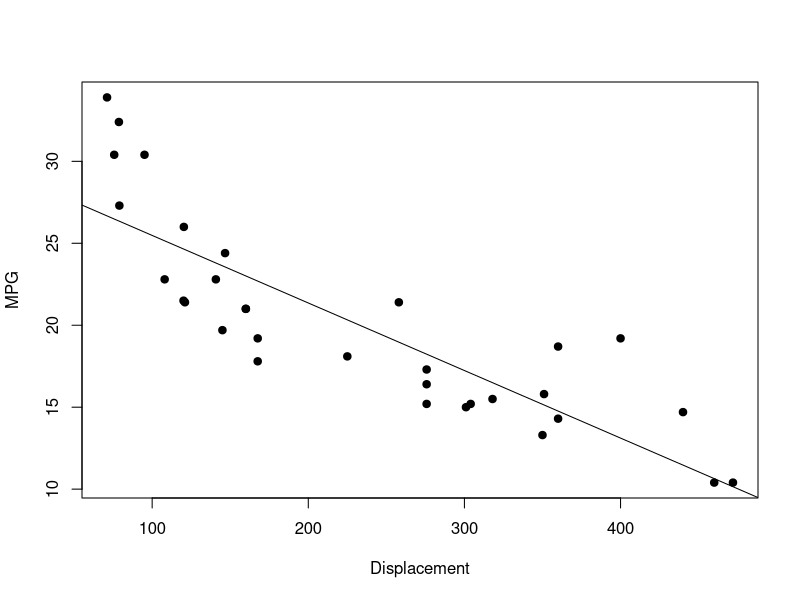
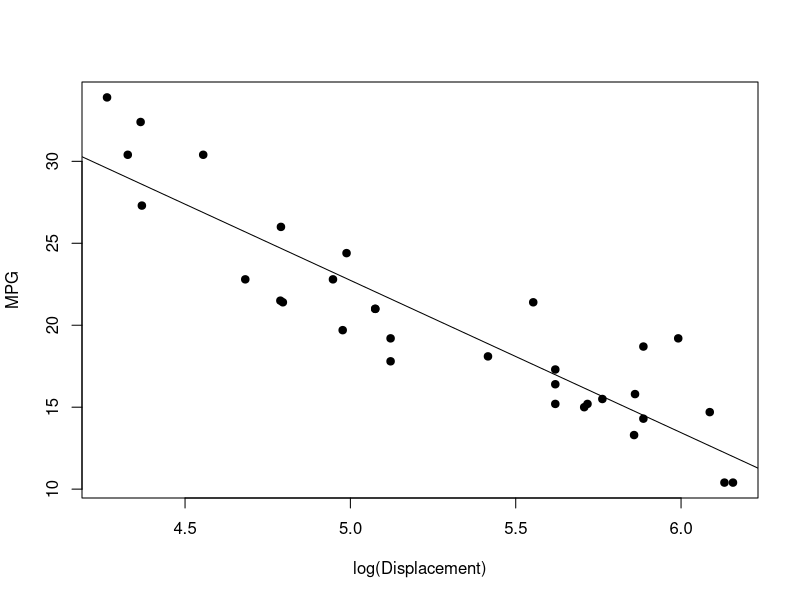
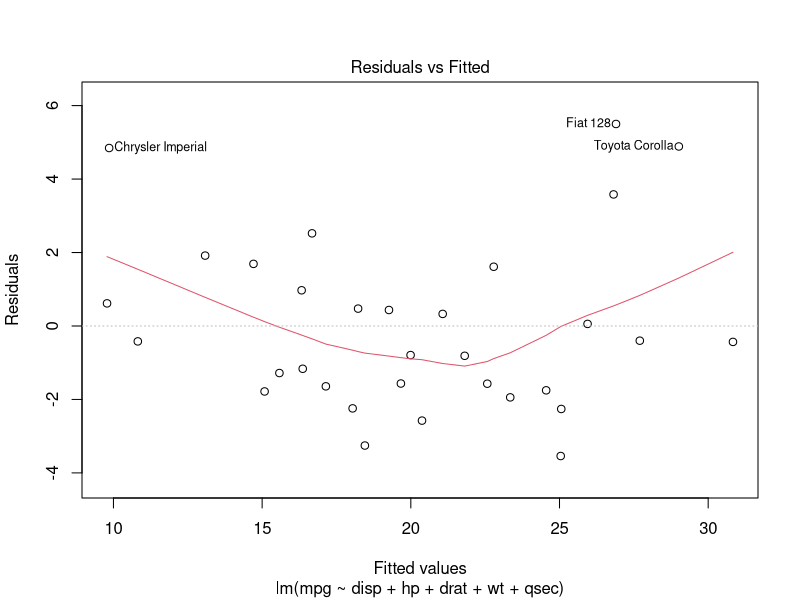
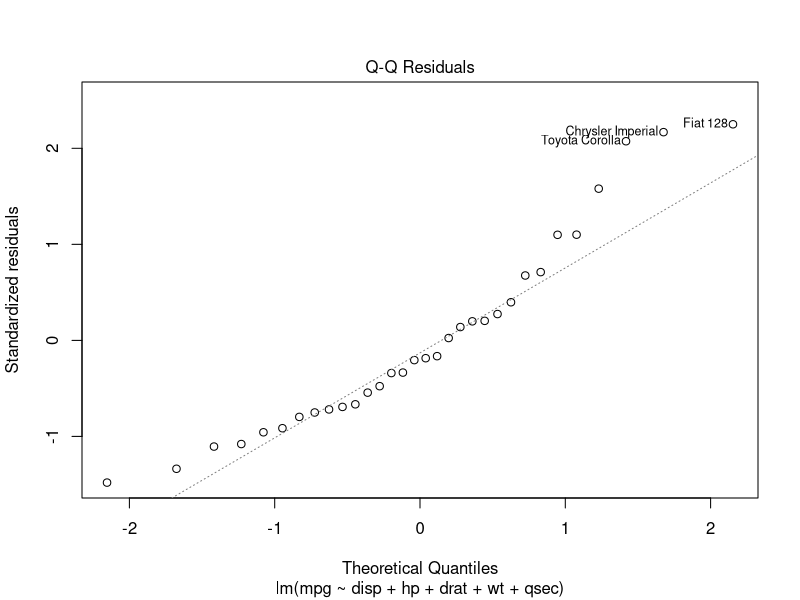
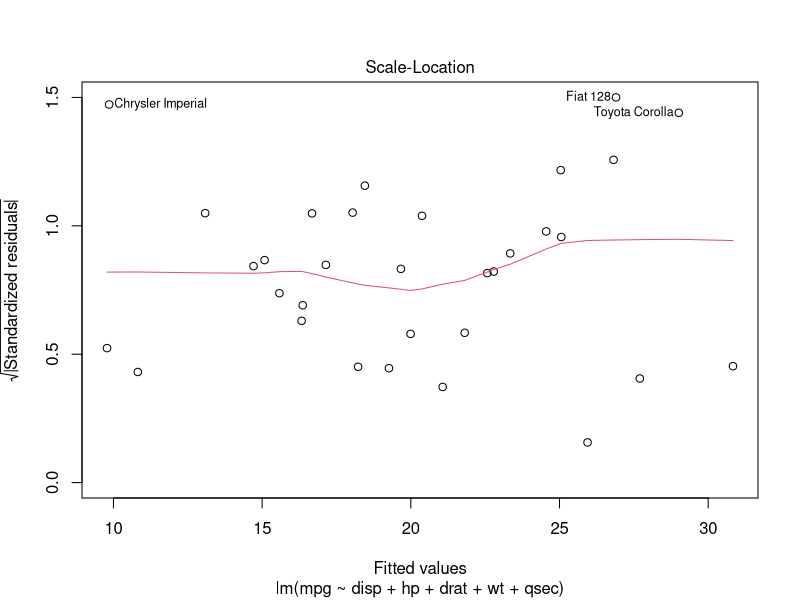
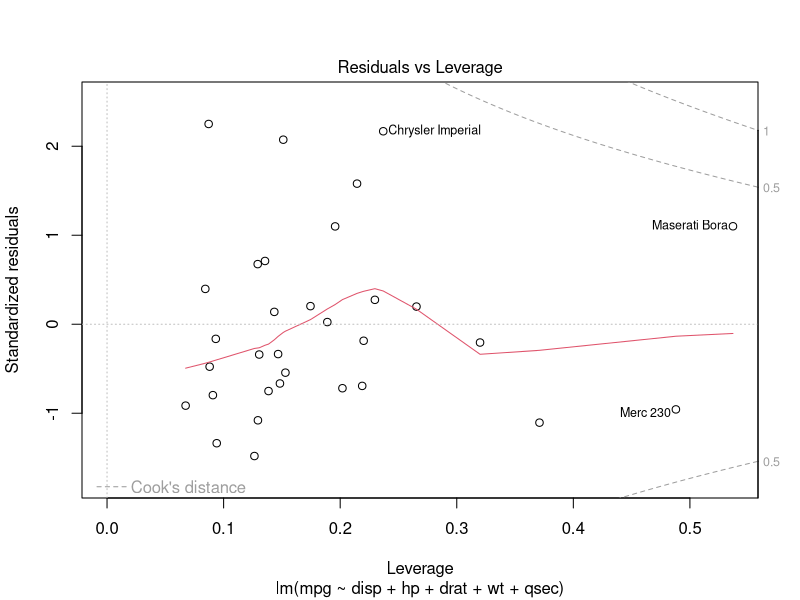
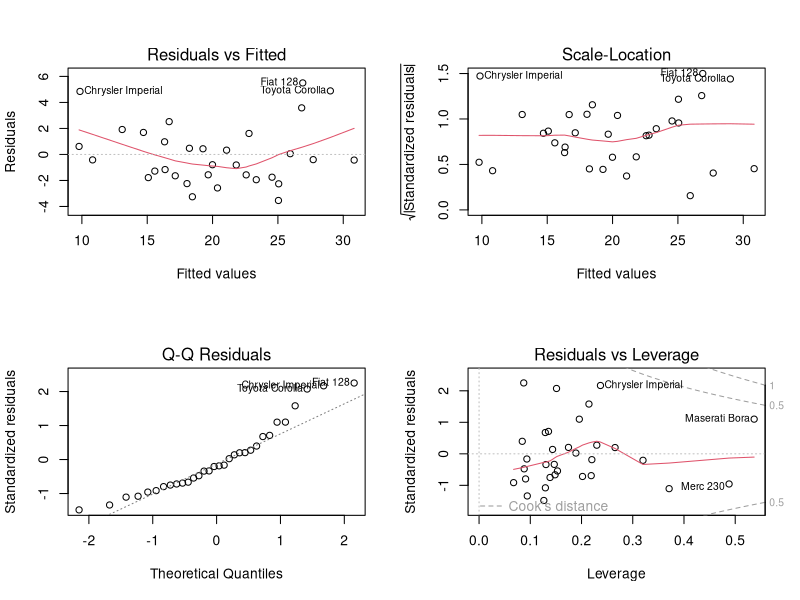
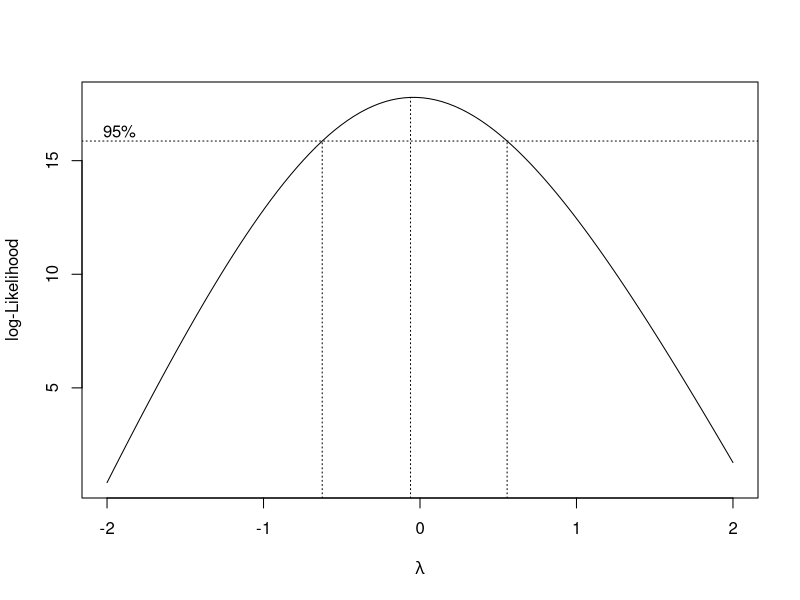

R code for these plots, in order:

################################################################################
### SCRUM CLUB!!!
### Week 4: Loops, functions and regression in R
### 17.01.2018


### Loops
# if / else loop, tests the logical information in the "if" section. If it is 
# TRUE, than R executes the command.

# a simple if statement.
x <- 5
if(x < 10) {  # here we are testing the if statement. If it is correct, the commands un the curly brackets will be run.
  print("smaller than 10")
}

# if the statement is not lead to a TRUE, the commands in the if statement will be ignored.
x <- 15
if(x < 10) {  
  print("smaller than 10")
}

# an if statement with else.
x <- 5
if(x <= 36) {   
  print("section01")
} else {  # the first bracket closes the first if part, and "else" next to it accepts the mutual conditions.
  print("section02")
}

# adding else if command for testing more statements.
x <- 42
if(x > 0 & x <= 36) { 
  print("section01")
} else if(x > 36 & x <= 56) {	# You may add more than one condition with "else if"
  print("section02")
} else {
  print("not in the class")
}

x <- 60
if(x > 0 & x <= 36) { 
  print("section01")
} else if (x > 36 & x <= 56) {    # You may add more than one condition with "else if"
  print("section02")
} else {print("not in the class")
}


# for loops
for(i in 1:10) {	# assigns the values given in the condition for the object, one by one.
  print(i)
}

res <- rep(NA, 10)
for(i in 1:10) {
  res[i] <- i^2
}
res

x <- c("a", "b", "c")
for(i in seq_along(x)) {	# "seq_along" uses the length of the vector.
  print(i)
}

# if you want to use the values in the vector, you need to specify it with subsetting.
for(i in seq_along(x)) {
  print(x[i])
}

# or, you can run the loop directly over the vector. 
for(i in x) {
  print(i)
}


# while
count <- 0
while(count <= 10) {	# if the condition is logically true, the loop will continue. Otherwise, the commands will be broken.
  print(count^2)	
  count <- count + 1	# increases the count by one. When it becomes 10, while will breake the operation.
}


# repeat 
x <- 2
repeat {	# repeats the commands until it is said to stop. 
  print(x)
  if(x > 250) { 
    break	# when x becomes greater than 250, R will stop the operation.
  } else {
    x <- x^2
  }
}

# be careful when using while and repeat. You need to specifically state the breaking
# commands. Otherwise, you will get an "infinite loop", which never stops working.

# you may use a loop inside of another loop.
match <- function(x, y) {	# let's create a function which searches for the same objects in two different vectors.
  
  l1 <- length(x)	# l1 is the number of elements in the first vector.
  l2 <- length(y)	# l2 is the number of elements in the second vector.
  
  match <- NULL
  
  for(i in 1:l1) {	 
    for(j in 1:l2) {	
      if(x[i] == y[j]) {match = append(match, x[i])}
    }
  }
  
  res <- list(matches = match, nOfMatches = length(match))
  return(res)
}

a <- c("d", "g", "t", "h", "u")
b <- c("e", "f", "d", "j", "g")

m <- match(a, b)
m


# single line loops: apply, lapply, sapply, and tapply.
set.seed(356)  # setting the seed helps you to regenerate the same random numbers. 
rnorm(5)  # generating five numbers form standard normal distribution.
rnorm(5)  # generating another five numbers from the same distribution. These will be different numbers from the first five numbers.

# but, if we set the seed to the same number again.
set.seed(356)
rnorm(5)  # we can generate the same first five numbers again.

set.seed(123)
x <- matrix(rnorm(25, mean = rep(1:5, each = 5), sd = rep(0.1, 25)), nrow = 5)
x  # now, we should all be able to generate the same numbers. 


# apply(): Holds a function over a dimension of an array with any dimension.
args(apply)
means <- apply(x, 2, mean)  # taking the means of the values at each column, (2 is the column dimension) in the object x.
means

apply(x, 1, function(t) {sum(t)^2})	# you may define your specific function in 
# apply. E.g. here, I want to sum all the values in each row and take 
# their squares.

# it is possible to add arguments of the function that we use in apply.
apply(x, 2, quantile, probs = c(0.25, 0.75))	# finding the 1st and 3rd 
# quartiles in each column. Here probs is an argument of quartile.


# lapply(): Loops over the branches of a list and holds the function you desire.
args(lapply)

x <- list(a = rnorm(10, mean = 5), b = rnorm(100, mean = 5),
          c = rnorm(1000, mean = 5), d = rnorm(10000, mean = 5))

lapply(x, mean) # taking the means of the values at each branch of the list.


# sapply(): Simplifies the result of lapply() whenever it is possible.
sapply(x, mean)


# tapply(): Holds a function through the subsets which is defined as a vector by the user.
args(tapply)	# X is object you will hold the function. Index states the subsets, 
# function is the function you will use, and simplify can be used as in sapply()

z <- c(rnorm(10, mean = 0), rnorm(10, mean = 5), rnorm(10, mean = 20))
z

f <- rep(1:3, each = 10)
f

tapply(z, f, mean)


####################################################################################
### Linear Regression

data(mtcars)  # reading a data that is available in R.
str(mtcars)   # structure of the data.
?mtcars

# in order to build a linear regression we need to use lm function.
# lm requires a formula on which the regression will be built. First we need to define
# the response variable in the formula. Then covariates will follow a ~.
fit1 <- lm(mpg ~ hp + wt, data = mtcars)
fit1
summary(fit1)

# excluding the intercept coefficient.
fit2 <- lm(mpg ~ -1 + hp + wt, data = mtcars)
summary(fit2)

# adding the interaction between two variables.
fit3 <- lm(mpg ~ hp + wt + hp * wt, data = mtcars)
summary(fit3)

# or, in short:
fit3 <- lm(mpg ~ hp * wt, data = mtcars)
summary(fit3)


### Linear Models with Categorical Covariates
str(mtcars)
?mtcars  # help page shows that some of the variables are categorical variables. 
# However, these categorical variables are coded as numerical variables.
# Following codes convert these variables into factors that can keep categorical variables

mtcars$cyl <- factor(mtcars$cyl)
mtcars$vs <- factor(mtcars$vs)
mtcars$am <- factor(mtcars$am)
mtcars$gear <- factor(mtcars$gear)
mtcars$carb <- factor(mtcars$carb)

summary(mtcars)

# we can add factors to models just like the numerical covariates. 
fit4 <- lm(mpg ~ cyl, data = mtcars)
summary(fit4) # R will take the first level of the factor as the reference group.

# two categorical covariates.
fit5 <- lm(mpg ~ am + cyl, data = mtcars)
summary(fit5)

# two covariates with their interactions.
fit6 <- lm(mpg ~ am + cyl + am * cyl, data = mtcars)
summary(fit6)

# full model. Using "." means that we want to include all the covariates in the data. 
fit7 <- lm(mpg ~ ., data = mtcars)
summary(fit7)


### Transformations
# a simple model with two numerical covariates.
fit <- lm(mpg ~ disp + wt, data = mtcars)
summary(fit)

plot(mtcars$disp, mtcars$mpg, xlab = "Displacement", ylab = "MPG", pch = 19) # the relation between disp and mpg doesn't seem to be linear.
abline(lm(mpg ~ disp, data = mtcars)) # adding the line that shows the linear relation between disp and mpg.

mtcars$lnDisp <- log(mtcars$disp)   # let's try to take the log of disp to have a linear relation.
fit <- lm(mpg ~ lnDisp + wt, data = mtcars)
summary(fit)

plot(mtcars$lnDisp, mtcars$mpg, xlab = "log(Displacement)", ylab = "MPG", pch = 19) 
abline(lm(mpg ~ lnDisp, data = mtcars)) # now, it looks better.


# Box-Cox
fit <- lm(mpg ~ disp + hp + drat + wt + qsec, data = mtcars)
summary(fit)

plot(fit)	# draws 4 graphs on the residuals. 
# or
layout(matrix(c(1, 2, 3, 4), 2, 2))
plot(fit)
graphics.off()

library(MASS)
boxcox(fit)
mtcars$lnMpg <- log(mtcars$mpg)
fit <- lm(lnMpg ~ disp + hp + drat + wt + qsec, data = mtcars)
summary(fit)

layout(matrix(c(1, 2, 3, 4), 2, 2))
plot(fit)
graphics.off()

# checking the normality of the residuals.
shapiro.test(fit$residuals)

# checking non-constant error variance.
install.packages("car")
library(car)
ncvTest(fit)
# hypotheses for Non-constant variance test
# H0: Constant error variance
# H1: Error variance changes with the level of the response


### Multicollinearity
fit <- lm(lnMpg ~ disp + hp + drat + wt + qsec, data = mtcars)

pairs(subset(mtcars, select = c("mpg", "disp", "hp", "wt", "drat", "qsec")))
round(cor(subset(mtcars, select = c("mpg", "disp", "hp", "wt", "drat", "qsec"))), 3)
# disp seems to be correlated with the other covariates
# It may cause multicollinearity

# Checking multicollinearity with VIF
vif(fit)


### Ridge Regression
# a method to overcome the multicollinearity or overfitting problem.
# It aims to give a penalty for using more coefficients.
# This is done by adding a term which includes the sum of the squares of the coefficients
# multiplied by a "ridge coefficient" to the sum of squares error term.

# There is a function as lm.ridge() under MASS package
?lm.ridge

ridge <- lm.ridge(lnMpg ~ disp + hp + drat + wt + qsec, data = mtcars, lambda = 1) # lambda is equal to 0 as default.
# Therefore, the default ridge regression is the same with the usual linear regression.
ridge

names(ridge)   # two lambda estimators are suggested by the function itself.
ridge$kHKB
ridge$kLW

# http://www.m-hikari.com/ams/ams-2010/ams-9-12-2010/dorugadeAMS9-12-2010.pdf


### Logistic Regression
crabs <- read.table("horseshoecrabs.txt", header = TRUE)
str(crabs)

crabs$binarySatel <- ifelse(crabs$Satellites > 0, 1, 0) # converting the satellites variable to a binary variable.

crabs.glm <- glm(binarySatel ~ Width + Weight, family = "binomial", data = crabs)
summary(crabs.glm)

crabs.glm2 <- glm(binarySatel ~ Width, family = "binomial", data = crabs)
summary(crabs.glm2)

# calculating the pi_hat values with the backtransformation of logit function.
pi_hat <- exp(crabs.glm2$coeff[1] + crabs.glm2$coeff[2] * crabs$Width) / (1 + exp(crabs.glm2$coeff[1] + crabs.glm2$coeff[2] * crabs$Width))
plot(crabs$Width, pi_hat, pch = 19)

